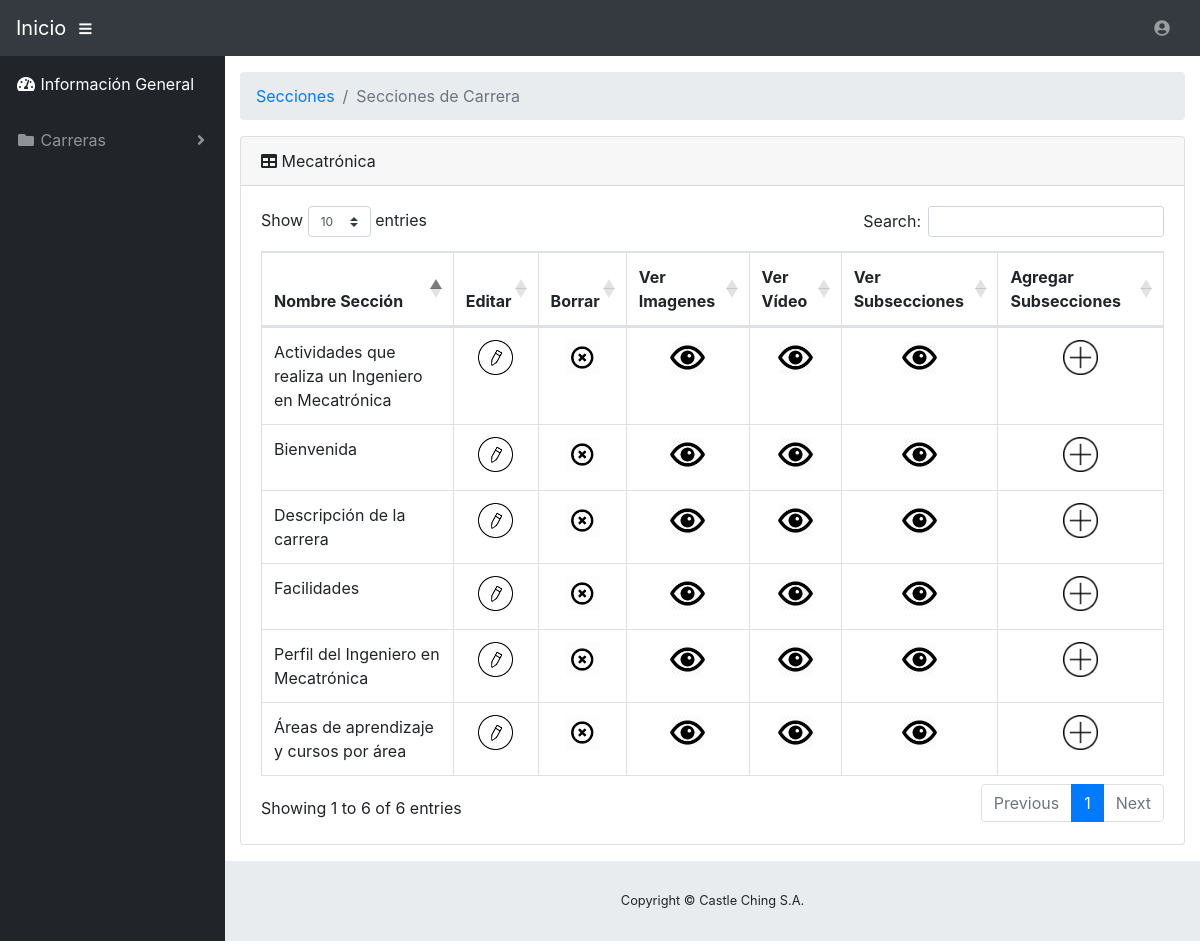
Screenshot of /sections.php?id=3&name=Mecatrónica with the database file from the repository.
### tables this page shows
CREATE TABLE `sections` (
  `idSection` int(11) NOT NULL AUTO_INCREMENT,
  `career_idCareer` int(11) NOT NULL,
  `name` varchar(200) NOT NULL,
  `description` text NOT NULL,
  `image` varchar(200) NOT NULL,
  `titleColor` varchar(200) DEFAULT '#FFBF00',
  PRIMARY KEY (`idSection`),
  KEY `Carrera_idCarrera` (`career_idCareer`),
  CONSTRAINT `fk_career` FOREIGN KEY (`career_idCareer`) REFERENCES `careers` (`idCareer`) ON DELETE CASCADE ON UPDATE CASCADE
);

### sections.php (the view, shortened to what this page needs)
<!DOCTYPE html>
<html lang="es">
  <head>
    <link rel="stylesheet" href="https://maxcdn.bootstrapcdn.com/bootstrap/4.1.3/css/bootstrap.min.css">
    <link rel="stylesheet" href="https://use.fontawesome.com/releases/v5.4.2/css/all.css">
    <link href="https://cdnjs.cloudflare.com/ajax/libs/twitter-bootstrap/4.1.1/css/bootstrap.css"  rel="stylesheet">
    <link href="https://cdn.datatables.net/1.10.19/css/dataTables.bootstrap4.min.css" rel="stylesheet">
    <link href="https://cdn.datatables.net/buttons/1.5.2/css/buttons.bootstrap4.min.css" rel="stylesheet">
    <link href="css/sb-admin.css" rel="stylesheet">
  </head>
  <body id="page-top">
    <nav class="navbar navbar-expand navbar-dark bg-dark static-top">
      <a class="navbar-brand mr-1" href="inicio.php">Inicio</a>
      <button class="btn btn-link btn-sm text-white order-1 order-sm-0" id="sidebarToggle" href="#">
        <i class="fas fa-bars"></i>
      </button>
      <ul class="navbar-nav ml-auto ml-md-0">
        <li class="nav-item dropdown no-arrow mx-1">
            <a class="nav-link dropdown-toggle" href="#" id="userDropdown" role="button" data-toggle="dropdown" aria-haspopup="true" aria-expanded="false">
                <i class="fas fa-user-circle fa-fw"></i>
            </a>
        </li>
      </ul>
    </nav>
    <div id="wrapper">
        <ul class="sidebar navbar-nav">
            <li class="nav-item active">
                <a class="nav-link" href="inicio.php">
                    <i class="fas fa-fw fa-tachometer-alt"></i>
                    <span>Información General</span>
                </a>
            </li>
            <li class="nav-item dropdown">
                <a class="nav-link dropdown-toggle" href="#" id="pagesDropdown" role="button" data-toggle="dropdown" aria-haspopup="true" aria-expanded="false">
                    <i class="fas fa-fw fa-folder"></i>
                    <span>Carreras</span>
                </a>
            </li>
        </ul>
      <div id="content-wrapper">
        <div class="container-fluid">
          <ol class="breadcrumb">
            <li class="breadcrumb-item">
              <a href="#">Secciones</a>
            </li>
            <li class="breadcrumb-item active">Secciones de Carrera</li>
          </ol>
          <?php
		    $db = Conectar::conexion();
            $id = $_GET["id"];
		    $sql = 'CALL sp_getCareerSections(?)';
	        $stmt = $db->prepare($sql);
            $stmt->bindParam(1, $id, PDO::PARAM_STR|PDO::PARAM_INPUT_OUTPUT, 11);
	        $stmt->execute();
	        $sp_getCareerSections = $stmt->fetchAll();
          ?>
          <div class="card mb-3">
            <div class="card-header">
              <i class="fas fa-table"></i>
                <?php echo $name = $_GET["name"]?> </button></div>
            <div class="card-body">
              <div class="table-responsive">
                <table class="table table-bordered" id="dataTable" width="100%" cellspacing="0">
                  <thead>
                    <tr>
                        <th>Nombre Sección</th>
                        <th>Editar</th>
                        <th>Borrar</th>
                        <th>Ver Imagenes</th>
                        <th>Ver Vídeo</th>
                        <th>Ver Subsecciones</th>
                        <th>Agregar Subsecciones</th>
                    </tr>
                  </thead>
                  <tbody>
                  	<?php
			          foreach($sp_getCareerSections as $fila):
			        ?>
                    <tr>
                        <td> <?php  echo $fila["name"]?> </td>
                        <td><a href= "editSection.php?id=<?php echo $id?>&idSection=<?php echo $fila["idSection"]?>&name=<?php echo $name?>&nameSection=<?php echo $fila["name"]?>"><center><input type=image src="buttons/editb.png" width="35" height="35"></center></a></td>
                        <td><a><center><input type=image src="buttons/erase.png" width="35" height="35" data-toggle="modal" data-target="#eraseModal"></center></a></td>
                        <td><a href= "sectionImages.php?id=<?php echo $id = $_GET["id"]?>&name=<?php echo $name = $_GET["name"]?>&idSection=<?php echo $fila["idSection"]?>&nameSection=<?php echo $fila["name"]?>"><center><input type=image src="buttons/eye.png" width="35" height="35"></center></a></td>
                        <td><a href= "sectionVideo.php?id=<?php echo $id = $_GET["id"]?>&name=<?php echo $name = $_GET["name"]?>&idSection=<?php echo $fila["idSection"]?>&nameSection=<?php echo $fila["name"]?>"><center><input type=image src="buttons/eye.png" width="35" height="35"></center></a></td>
                        <td><a href= "subsections.php?id=<?php echo $id = $_GET["id"]?>&name=<?php echo $name = $_GET["name"]?>&idSection=<?php echo $fila["idSection"]?>&nameSection=<?php echo $fila["name"]?>"><center><input type=image src="buttons/eye.png" width="35" height="35"></center></a></td>
                        <td><a href= "addSubsection.php?id=<?php echo $id = $_GET["id"]?>&name=<?php echo $name = $_GET["name"]?>&idSection=<?php echo $fila["idSection"]?>&nameSection=<?php echo $fila["name"]?>"><center><input type=image src="buttons/add.jpg" width="35" height="35"></center></a></td>
                    </tr>
                    <?php
			        endforeach
			        ?>
                  </tbody>
                </table>
              </div>
            </div>
          </div>
        </div>
        <footer class="sticky-footer">
          <div class="container my-auto">
            <div class="copyright text-center my-auto">
              <span>Copyright © Castle Ching S.A.</span>
            </div>
          </div>
        </footer>
      </div>
    </div>
  </body>
</html>

### css/sb-admin.css (style rules this page uses)
html { position: relative; min-height: 100%; }
body { height: 100%; }
#wrapper { display: -webkit-box; display: -ms-flexbox; display: flex; }
#wrapper #content-wrapper { overflow-x: hidden; width: 100%; padding-top: 1rem; padding-bottom: 80px; }
.navbar-nav .nav-item.active .nav-link { color: #fff; }
.navbar-nav .nav-item.dropdown .dropdown-toggle::after { width: 1rem; text-align: center; float: right; vertical-align: 0; border: 0; font-weight: 900; content: '\f105'; font-family: 'Font Awesome 5 Free'; }
.navbar-nav .nav-item.dropdown.no-arrow .dropdown-toggle::after { display: none; }
.sidebar { width: 90px !important; background-color: #212529; min-height: calc(100vh - 56px); }
.sidebar .nav-item:last-child { margin-bottom: 1rem; }
.sidebar .nav-item .nav-link { text-align: center; padding: 0.75rem 1rem; width: 90px; }
.sidebar .nav-item .nav-link span { font-size: 0.65rem; display: block; }
.sidebar .nav-item.dropdown .dropdown-toggle::after { display: none; }
.sidebar .nav-item .nav-link { color: rgba(255, 255, 255, 0.5); }
@media (min-width: 768px) { .sidebar { width: 225px !important; } }
@media (min-width: 768px) { .sidebar .nav-item .nav-link { display: block; width: 100%; text-align: left; padding: 1rem; width: 225px; } }
@media (min-width: 768px) { .sidebar .nav-item .nav-link span { font-size: 1rem; display: inline; } }
@media (min-width: 768px) { .sidebar .nav-item.dropdown .dropdown-toggle::after { display: block; } }
:root { --input-padding-x: 0.75rem; --input-padding-y: 0.75rem; }
footer.sticky-footer { display: -webkit-box; display: -ms-flexbox; display: flex; position: absolute; right: 0; bottom: 0; width: calc(100% - 90px); height: 80px; background-color: #e9ecef; }
footer.sticky-footer .copyright { line-height: 1; font-size: 0.8rem; }
@media (min-width: 768px) { footer.sticky-footer { width: calc(100% - 225px); } }

### rows the page displays
sections: name "Bienvenida"
sections: name "Descripción de la carrera"
sections: name "Perfil del Ingeniero en Mecatrónica"
sections: name "Actividades que realiza un Ingeniero en Mecatrónica"
sections: name "Facilidades"
sections: name "Áreas de aprendizaje y cursos por área"

### other values shown
$name = $_GET["name"] "Mecatrónica"
